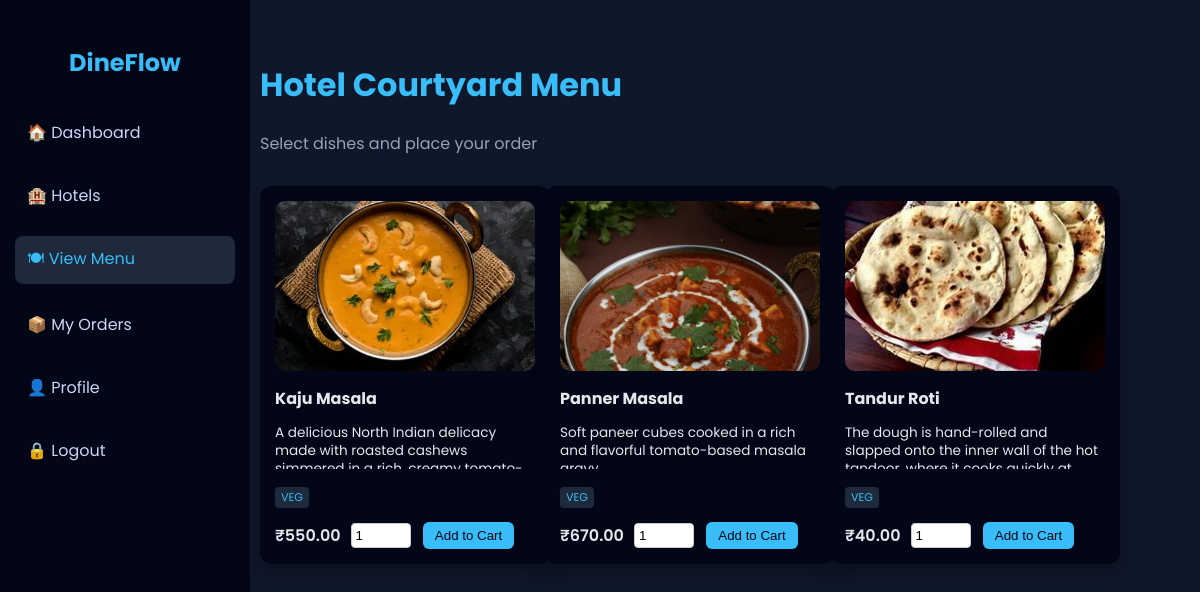
The page /Customer/menu.php?hotel_id=6 (signed in) on the database its author committed.
### tables this page shows
CREATE TABLE `hotels` (
  `id` int(11) NOT NULL,
  `hotel_name` varchar(150) NOT NULL,
  `location` varchar(255) DEFAULT NULL,
  `contact` varchar(20) DEFAULT NULL,
  `created_at` timestamp NOT NULL DEFAULT current_timestamp(),
  `image` varchar(255) DEFAULT NULL,
  `status` varchar(50) DEFAULT 'active'
);

CREATE TABLE `menu` (
  `id` int(11) NOT NULL,
  `hotel_id` int(11) DEFAULT NULL,
  `item_name` varchar(150) NOT NULL,
  `description` text DEFAULT NULL,
  `category` varchar(100) DEFAULT NULL,
  `price` decimal(10,2) NOT NULL,
  `image` varchar(255) DEFAULT NULL,
  `created_at` timestamp NOT NULL DEFAULT current_timestamp(),
  `status` varchar(20) NOT NULL DEFAULT 'Available'
);

### Customer/menu.php (the view, shortened to what this page needs)
<?php
include '../db.php';
$hotel_id = intval($_GET['hotel_id']);
$stmt = $conn->prepare("SELECT hotel_name FROM hotels WHERE id = ?");
$stmt->bind_param("i", $hotel_id);
$stmt->execute();
$result = $stmt->get_result();
$hotel = $result->fetch_assoc();
$stmt = $conn->prepare("
    SELECT id, item_name, description, category, price, image
    FROM menu
    WHERE hotel_id = ?
");
$stmt->bind_param("i", $hotel_id);
$stmt->execute();
$menu = $stmt->get_result();
?>
<!DOCTYPE html>
<html lang="en">
<head>
</head>
<body>
<div class="sidebar">
    <h2>DineFlow</h2>
    <ul>
        <li><a href="dashboard.php">🏠 Dashboard</a></li>
        <li><a href="hotels.php">🏨 Hotels</a></li>
        <li><a class="active" href="#">🍽 View Menu</a></li>
        <li><a href="orders.php">📦 My Orders</a></li>
        <li><a href="profile.php">👤 Profile</a></li>
        <li><a href="/DineFlow/logout.php">🔒 Logout</a></li>
    </ul>
</div>
<div class="main-content">
<header>
    <h1><?= htmlspecialchars($hotel['hotel_name']); ?> Menu</h1>
    <p>Select dishes and place your order</p>
</header>
<section class="menu-grid">
<?php if ($menu->num_rows > 0): ?>
    <?php while ($row = $menu->fetch_assoc()): ?>
        <div class="menu-card">
            <img src="../uploads/<?= htmlspecialchars($row['image']); ?>" alt="<?= htmlspecialchars($row['item_name']); ?>">
            <div class="menu-info">
                <h3><?= htmlspecialchars($row['item_name']); ?></h3>
                <p><?= htmlspecialchars($row['description']); ?></p>
                <span class="tag"><?= strtoupper($row['category']); ?></span>
                <div class="price-cart">
                    <span class="price" data-base-price="<?= $row['price']; ?>">₹<?= number_format($row['price'], 2); ?></span>
                    <form method="POST" class="add-to-cart-form">
                        <input type="number" name="quantity" value="1" min="1">
                        <button type="submit">Add to Cart</button>
                    </form>
                </div>
            </div>
        </div>
    <?php endwhile; ?>
<?php else: ?>
<p style="color:#94a3b8;">No menu items available for this hotel.</p>
<?php endif; ?>
</section>
</div>
</body>
</html>

### Customer/menu.php (style rules this page uses)
body { font-family: 'Poppins', sans-serif; background:#0f172a; color:#e5e7eb; margin:0; padding:0; }
.sidebar { width:220px; background:#020617; padding:25px 15px; position:fixed; height:100%; }
.sidebar h2 { color:#38bdf8;text-align:center;margin-bottom:30px; }
.sidebar ul { list-style:none;padding:0; }
.sidebar ul li { margin-bottom:18px; }
.sidebar ul li a { display:block;color:#cbd5f5;text-decoration:none;padding:10px 12px; border-radius:8px;transition:0.3s; }
.sidebar ul li a:hover, .sidebar ul li a.active { background:#1e293b;color:#38bdf8; }
.main-content { margin-left:220px;padding:40px; }
header h1 { color:#38bdf8;font-size:2rem; }
header p { color:#94a3b8;margin-top:5px; }
.menu-grid { display:grid; grid-template-columns: repeat(auto-fill, minmax(260px, 260px)); gap:25px; margin-top:30px; justify-content: start; }
.menu-card { background:#020617; padding:15px; border-radius:12px; box-shadow:0 8px 20px rgba(0,0,0,0.3); width:260px; transition:0.3s; }
.menu-card img { width:100%; height:170px; object-fit:cover; border-radius:10px; }
.menu-info h3 { font-size:1rem; margin:8px 0 5px; }
.menu-info p { font-size:0.85rem; line-height:1.3; height:45px; overflow:hidden; }
.menu-info .tag { padding:2px 6px;background:#1e293b;border-radius:4px;font-size:0.7rem;color:#38bdf8;margin-bottom:6px;display:inline-block; }
.price-cart { margin-top:8px; display:flex; align-items:center; }
.price-cart .price { font-weight:600; margin-right:10px; }
.price-cart input[type="number"] { width:50px;padding:4px;border-radius:4px;border:1px solid #ccc;margin-right:8px; }
.price-cart button { padding:6px 12px;border:none;background:#38bdf8;color:#020617;border-radius:6px;cursor:pointer;transition:0.3s; }

### rows shown on the page
hotels: hotel_name "Hotel Courtyard"
menu: image (picture), item_name "Kaju Masala", description "A delicious North Indian delicacy made with roasted cashews…", category "VEG", price "550.00"
menu: image (picture), item_name "Panner Masala", description "Soft paneer cubes cooked in a rich and flavorful tomato-based masala…", category "VEG", price "670.00"
menu: image (picture), item_name "Tandur Roti", description "The dough is hand-rolled and slapped onto the inner wall of the hot…", category "VEG", price "40.00"
